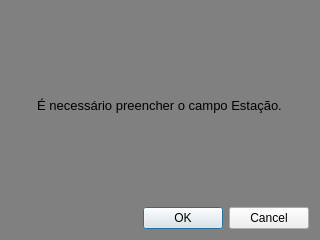
<?xml version="1.0" encoding="UTF-8"?>
<ui version="4.0">
 <class>WarningDiag</class>
 <widget class="QDialog" name="WarningDiag">
  <property name="geometry">
   <rect>
    <x>0</x>
    <y>0</y>
    <width>320</width>
    <height>240</height>
   </rect>
  </property>
  <property name="windowTitle">
   <string>Dialog</string>
  </property>
  <property name="styleSheet">
   <string notr="true">QDialog
{
	background: grey
}</string>
  </property>
  <layout class="QGridLayout" name="gridLayout">
   <item row="0" column="0" alignment="Qt::AlignHCenter">
    <widget class="QLabel" name="label">
     <property name="text">
      <string>&lt;html&gt;&lt;head/&gt;&lt;body&gt;&lt;p align=&quot;center&quot;&gt;&lt;span style=&quot; font-size:10pt;&quot;&gt;É necessário preencher o campo Estação.&lt;/span&gt;&lt;/p&gt;&lt;/body&gt;&lt;/html&gt;</string>
     </property>
    </widget>
   </item>
   <item row="1" column="0">
    <widget class="QDialogButtonBox" name="warningdiag_ok">
     <property name="orientation">
      <enum>Qt::Horizontal</enum>
     </property>
     <property name="standardButtons">
      <set>QDialogButtonBox::Cancel|QDialogButtonBox::Ok</set>
     </property>
    </widget>
   </item>
  </layout>
 </widget>
 <resources/>
 <connections>
  <connection>
   <sender>warningdiag_ok</sender>
   <signal>accepted()</signal>
   <receiver>WarningDiag</receiver>
   <slot>accept()</slot>
   <hints>
    <hint type="sourcelabel">
     <x>248</x>
     <y>254</y>
    </hint>
    <hint type="destinationlabel">
     <x>157</x>
     <y>274</y>
    </hint>
   </hints>
  </connection>
  <connection>
   <sender>warningdiag_ok</sender>
   <signal>rejected()</signal>
   <receiver>WarningDiag</receiver>
   <slot>reject()</slot>
   <hints>
    <hint type="sourcelabel">
     <x>316</x>
     <y>260</y>
    </hint>
    <hint type="destinationlabel">
     <x>286</x>
     <y>274</y>
    </hint>
   </hints>
  </connection>
 </connections>
</ui>
